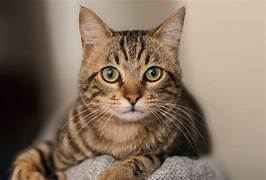
#> input picture Photos/cat.jpg, 266 x 180 px, found by its file name
$ python basic_funs.py
#> lines starting #> are read from the running program, lines starting #| are printed output that depends on the picture; after the words box and inside, x2 and y2 are one past the last pixel; in counts of white or black regions, pixels touching at a corner belong together
# read an image in python using opencv and display it and wait for a key press to close the window

import cv2 as cv

img = cv.imread('Photos/cat.jpg')
#> img is the input picture: shape (180, 266, 3); mean B, G, R 98.5, 114.9, 133.9

# convert the image to grayscale
gray = cv.cvtColor(img, cv.COLOR_BGR2GRAY)
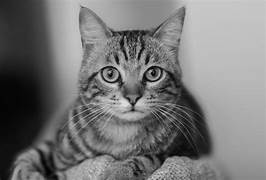
#> gray: shape (180, 266); min 0, max 229, mean 118.7
cv.imshow('Cat', img)
cv.imshow('Gray', gray)

# blur the image
blur = cv.GaussianBlur(img, (3, 3), cv.BORDER_DEFAULT)
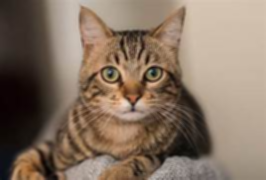
#> blur: shape (180, 266, 3); mean B, G, R 98.5, 114.9, 133.9
cv.imshow('Blur', blur)

# edge cascade
canny = cv.Canny(blur, 125, 175)
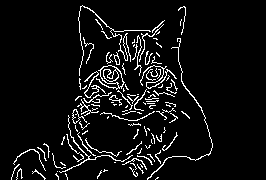
#> canny: shape (180, 266); 6.6% white in thin lines or dots, all inside (x1, y1, x2, y2) = (11, 5, 213, 180)
cv.imshow('canny edges', canny)

# dilating the image
dilated = cv.dilate(canny, (7,7), iterations=3)
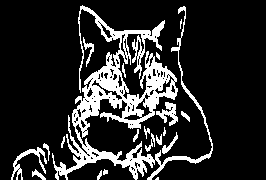
#> dilated: shape (180, 266); 16.5% white; 20 white regions (3 under 20 px), largest, box (x1, y1, x2, y2) and area: (52, 5, 213, 180) 6671, (11, 147, 47, 180) 299, (156, 102, 178, 126) 240
cv.imshow('Dilated', dilated)

# eroding the image
eroded = cv.erode(dilated, (7,7), iterations=3)
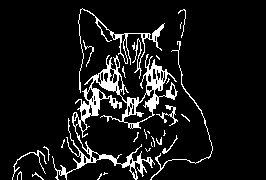
#> eroded: shape (180, 266); 9.3% white; 29 white regions (18 under 20 px), largest, box (x1, y1, x2, y2) and area: (52, 54, 178, 180) 2900, (78, 8, 165, 93) 643, (150, 41, 213, 180) 274
cv.imshow('eroded', eroded)

# resize
resized = cv.resize(img, (500,500), interpolation=cv.INTER_CUBIC)
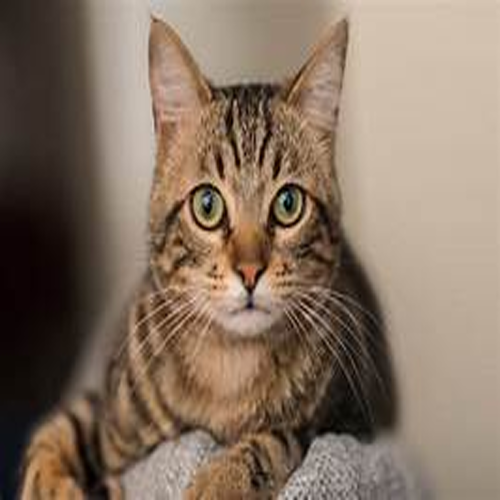
#> resized: shape (500, 500, 3); mean B, G, R 98.5, 114.9, 133.9
cv.imshow('resized', resized)


# cropped
cropped = img[50:200, 200:400]
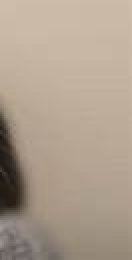
#> cropped: shape (130, 66, 3) (shown 2 times larger); mean B, G, R 142.1, 158.3, 173.8
cv.imshow('cropped', cropped)


cv.waitKey(0)

$ run again, with Photos/group1.jpg copied over Photos/cat.jpg
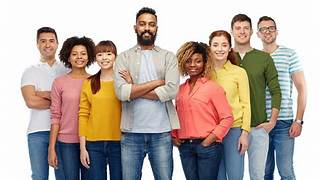
#> input picture Photos/group1.jpg, 320 x 180 px, found by its file name
#> img is the input picture: shape (180, 320, 3); mean B, G, R 160.5, 169.2, 183.4
#> `canny = cv.Canny(blur, 125, 175)`:
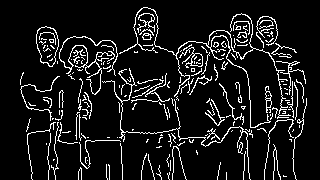
#> canny: shape (180, 320); 9.6% white in thin lines or dots, all inside (x1, y1, x2, y2) = (20, 7, 307, 180)
#> dilated: shape (180, 320); 22.5% white; 27 white regions (11 under 20 px), largest, box (x1, y1, x2, y2) and area: (20, 7, 307, 180) 9577, (59, 36, 118, 98) 1375, (131, 73, 170, 123) 579
#> eroded: shape (180, 320); 12.4% white in thin lines or dots, all inside (x1, y1, x2, y2) = (20, 10, 307, 180)
#> `cropped = img[50:200, 200:400]`:
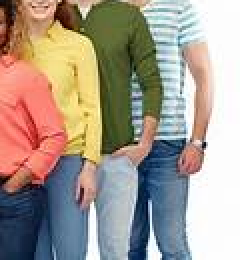
#> cropped: shape (130, 120, 3) (shown 2 times larger); mean B, G, R 140.7, 153.3, 165.3

$ run again, with Photos/park.jpg copied over Photos/cat.jpg
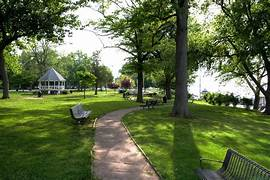
#> input picture Photos/park.jpg, 270 x 180 px, found by its file name
#> img is the input picture: shape (180, 270, 3); mean B, G, R 68, 106.5, 93.7
#> canny: shape (180, 270); 15.8% white in thin lines or dots
#> dilated: shape (180, 270); 41.8% white; 53 white regions (13 under 20 px), largest, box (x1, y1, x2, y2) and area: (0, 0, 177, 180) 11746, (186, 0, 268, 119) 4817, (191, 124, 270, 180) 1236
#> eroded: shape (180, 270); 25.8% white; 71 white regions (43 under 20 px), largest, box (x1, y1, x2, y2) and area: (0, 0, 177, 122) 5679, (186, 0, 268, 119) 3168, (80, 73, 176, 180) 1453
#> `cropped = img[50:200, 200:400]`:
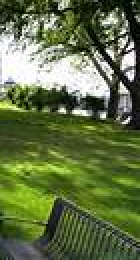
#> cropped: shape (130, 70, 3) (shown 2 times larger); mean B, G, R 69.6, 113.1, 97.8
